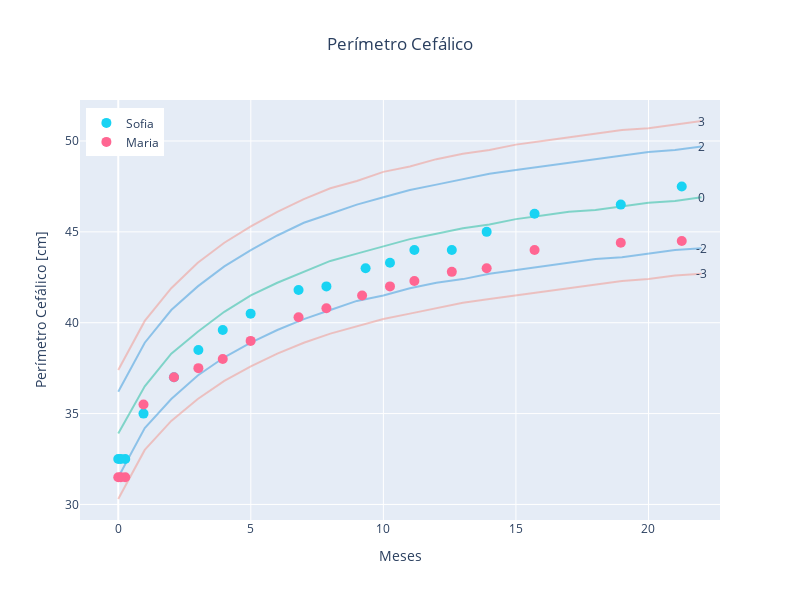

Notebook code for this chart:
### Code cell
plot_df(source['hcfa_z'], description = 'Perímetro Cefálico', months_to_plot=months_to_plot)

### Figure 1 — Plotly figure (JSON) as saved in the notebook; plotly's stock layout.template omitted (floating-point values rounded to 4 significant figures)
{"data": [{"line": {"color": "rgba(241, 148, 138, 0.5)"}, "mode": "lines", "name": "-3", "showlegend": false, "type": "scatter", "x": [0, 1, 2, 3, 4, 5, 6, 7, 8, 9, 10, 11, 12, 13, 14, 15, 16, 17, 18, 19, 20, 21, 22, 23, 24, 25, 26, 27, 28, 29, 30, 31, 32, 33, 34, 35, 36, 37, 38, 39, 40, 41, 42, 43, 44, 45, 46, 47, 48, 49, 50, 51, 52, 53, 54, 55, 56, 57, 58, 59, 60], "y": [30.3, 33, 34.6, 35.8, 36.8, 37.6, 38.3, 38.9, 39.4, 39.8, 40.2, 40.5, 40.8, 41.1, 41.3, 41.5, 41.7, 41.9, 42.1, 42.3, 42.4, 42.6, 42.7]}, {"line": {"color": "rgba(241, 148, 138, 0.5)"}, "mode": "lines", "name": "3", "showlegend": false, "type": "scatter", "x": [0, 1, 2, 3, 4, 5, 6, 7, 8, 9, 10, 11, 12, 13, 14, 15, 16, 17, 18, 19, 20, 21, 22, 23, 24, 25, 26, 27, 28, 29, 30, 31, 32, 33, 34, 35, 36, 37, 38, 39, 40, 41, 42, 43, 44, 45, 46, 47, 48, 49, 50, 51, 52, 53, 54, 55, 56, 57, 58, 59, 60], "y": [37.4, 40.1, 41.9, 43.3, 44.4, 45.3, 46.1, 46.8, 47.4, 47.8, 48.3, 48.6, 49, 49.3, 49.5, 49.8, 50, 50.2, 50.4, 50.6, 50.7, 50.9, 51.1]}, {"line": {"color": "rgba(52, 152, 219, 0.5)"}, "mode": "lines", "name": "-2", "showlegend": false, "type": "scatter", "x": [0, 1, 2, 3, 4, 5, 6, 7, 8, 9, 10, 11, 12, 13, 14, 15, 16, 17, 18, 19, 20, 21, 22, 23, 24, 25, 26, 27, 28, 29, 30, 31, 32, 33, 34, 35, 36, 37, 38, 39, 40, 41, 42, 43, 44, 45, 46, 47, 48, 49, 50, 51, 52, 53, 54, 55, 56, 57, 58, 59, 60], "y": [31.5, 34.2, 35.8, 37.1, 38.1, 38.9, 39.6, 40.2, 40.7, 41.2, 41.5, 41.9, 42.2, 42.4, 42.7, 42.9, 43.1, 43.3, 43.5, 43.6, 43.8, 44, 44.1]}, {"line": {"color": "rgba(52, 152, 219, 0.5)"}, "mode": "lines", "name": "2", "showlegend": false, "type": "scatter", "x": [0, 1, 2, 3, 4, 5, 6, 7, 8, 9, 10, 11, 12, 13, 14, 15, 16, 17, 18, 19, 20, 21, 22, 23, 24, 25, 26, 27, 28, 29, 30, 31, 32, 33, 34, 35, 36, 37, 38, 39, 40, 41, 42, 43, 44, 45, 46, 47, 48, 49, 50, 51, 52, 53, 54, 55, 56, 57, 58, 59, 60], "y": [36.2, 38.9, 40.7, 42, 43.1, 44, 44.8, 45.5, 46, 46.5, 46.9, 47.3, 47.6, 47.9, 48.2, 48.4, 48.6, 48.8, 49, 49.2, 49.4, 49.5, 49.7]}, {"line": {"color": "rgba(26, 188, 156, 0.5)"}, "mode": "lines", "name": "0", "showlegend": false, "type": "scatter", "x": [0, 1, 2, 3, 4, 5, 6, 7, 8, 9, 10, 11, 12, 13, 14, 15, 16, 17, 18, 19, 20, 21, 22, 23, 24, 25, 26, 27, 28, 29, 30, 31, 32, 33, 34, 35, 36, 37, 38, 39, 40, 41, 42, 43, 44, 45, 46, 47, 48, 49, 50, 51, 52, 53, 54, 55, 56, 57, 58, 59, 60], "y": [33.9, 36.5, 38.3, 39.5, 40.6, 41.5, 42.2, 42.8, 43.4, 43.8, 44.2, 44.6, 44.9, 45.2, 45.4, 45.7, 45.9, 46.1, 46.2, 46.4, 46.6, 46.7, 46.9]}, {"marker": {"size": 10}, "mode": "markers", "name": "Sofia", "type": "scatter", "x": [21.25, 18.96, 15.7, 13.9, 12.58, 11.17, 10.25, 9.33, 7.852, 6.8, 4.993, 3.942, 3.022, 2.102, 0.9527, 0.2628, 0.09855, 0], "y": [47.5, 46.5, 46, 45, 44, 44, 43.3, 43, 42, 41.8, 40.5, 39.6, 38.5, 37, 35, 32.5, 32.5, 32.5]}, {"marker": {"size": 10}, "mode": "markers", "name": "Maria", "type": "scatter", "x": [21.25, 18.96, 15.7, 13.9, 12.58, 11.17, 10.25, 9.198, 7.852, 6.8, 4.993, 3.942, 3.022, 2.102, 0.9527, 0.2628, 0.09855, 0], "y": [44.5, 44.4, 44, 43, 42.8, 42.3, 42, 41.5, 40.8, 40.3, 39, 38, 37.5, 37, 35.5, 31.5, 31.5, 31.5]}], "layout": {"annotations": [{"showarrow": false, "text": "-3", "x": 22, "y": 42.7}, {"showarrow": false, "text": "3", "x": 22, "y": 51.1}, {"showarrow": false, "text": "-2", "x": 22, "y": 44.1}, {"showarrow": false, "text": "2", "x": 22, "y": 49.7}, {"showarrow": false, "text": "0", "x": 22, "y": 46.9}], "autosize": false, "height": 600, "legend": {"x": 0.01, "xanchor": "left", "y": 0.98, "yanchor": "top"}, "title": {"text": "Perímetro Cefálico", "x": 0.5}, "width": 800, "xaxis": {"autorange": true, "range": [-1.443, 22.7], "title": {"text": "Meses"}, "type": "linear"}, "yaxis": {"autorange": true, "range": [29.14, 52.26], "title": {"text": "Perímetro Cefálico [cm]"}, "type": "linear"}}}
